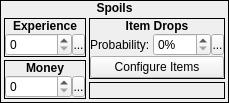
             <widget class="QFrame" name="frame_182">
              <property name="sizePolicy">
               <sizepolicy hsizetype="Fixed" vsizetype="Preferred">
                <horstretch>0</horstretch>
                <verstretch>0</verstretch>
               </sizepolicy>
              </property>
              <property name="frameShape">
               <enum>QFrame::Box</enum>
              </property>
              <property name="frameShadow">
               <enum>QFrame::Plain</enum>
              </property>
              <layout class="QVBoxLayout" name="verticalLayout_312">
               <property name="spacing">
                <number>0</number>
               </property>
               <property name="margin">
                <number>0</number>
               </property>
               <item>
                <widget class="QLabel" name="label_229">
                 <property name="sizePolicy">
                  <sizepolicy hsizetype="Preferred" vsizetype="Fixed">
                   <horstretch>0</horstretch>
                   <verstretch>0</verstretch>
                  </sizepolicy>
                 </property>
                 <property name="font">
                  <font>
                   <weight>75</weight>
                   <bold>true</bold>
                  </font>
                 </property>
                 <property name="text">
                  <string>Spoils</string>
                 </property>
                 <property name="alignment">
                  <set>Qt::AlignCenter</set>
                 </property>
                </widget>
               </item>
               <item>
                <widget class="QWidget" name="widget_190" native="true">
                 <layout class="QHBoxLayout" name="horizontalLayout_157">
                  <property name="spacing">
                   <number>3</number>
                  </property>
                  <property name="margin">
                   <number>3</number>
                  </property>
                  <item>
                   <widget class="QWidget" name="widget_203" native="true">
                    <property name="sizePolicy">
                     <sizepolicy hsizetype="Fixed" vsizetype="Preferred">
                      <horstretch>0</horstretch>
                      <verstretch>0</verstretch>
                     </sizepolicy>
                    </property>
                    <layout class="QVBoxLayout" name="verticalLayout_317">
                     <property name="spacing">
                      <number>3</number>
                     </property>
                     <property name="margin">
                      <number>0</number>
                     </property>
                     <item>
                      <widget class="QFrame" name="frame_183">
                       <property name="frameShape">
                        <enum>QFrame::Box</enum>
                       </property>
                       <property name="frameShadow">
                        <enum>QFrame::Plain</enum>
                       </property>
                       <layout class="QVBoxLayout" name="verticalLayout_313">
                        <property name="spacing">
                         <number>0</number>
                        </property>
                        <property name="margin">
                         <number>0</number>
                        </property>
                        <item>
                         <widget class="QLabel" name="label_230">
                          <property name="sizePolicy">
                           <sizepolicy hsizetype="Preferred" vsizetype="Fixed">
                            <horstretch>0</horstretch>
                            <verstretch>0</verstretch>
                           </sizepolicy>
                          </property>
                          <property name="font">
                           <font>
                            <weight>75</weight>
                            <bold>true</bold>
                           </font>
                          </property>
                          <property name="text">
                           <string>Experience</string>
                          </property>
                          <property name="alignment">
                           <set>Qt::AlignCenter</set>
                          </property>
                         </widget>
                        </item>
                        <item>
                         <widget class="QWidget" name="widget_191" native="true">
                          <layout class="QHBoxLayout" name="horizontalLayout_154">
                           <property name="spacing">
                            <number>0</number>
                           </property>
                           <property name="margin">
                            <number>0</number>
                           </property>
                           <item>
                            <widget class="QSpinBox" name="sbExperience">
                             <property name="maximum">
                              <number>9999999</number>
                             </property>
                             <property name="value">
                              <number>0</number>
                             </property>
                            </widget>
                           </item>
                           <item>
                            <widget class="SpinBoxSideButton" name="bExperienceSideButton">
                             <property name="minimumSize">
                              <size>
                               <width>13</width>
                               <height>21</height>
                              </size>
                             </property>
                             <property name="maximumSize">
                              <size>
                               <width>13</width>
                               <height>21</height>
                              </size>
                             </property>
                             <property name="text">
                              <string>...</string>
                             </property>
                             <property name="icon">
                              <iconset resource="gui_icons.qrc">
                               <normaloff>:/icons/spinBoxSideButton.png</normaloff>:/icons/spinBoxSideButton.png</iconset>
                             </property>
                            </widget>
                           </item>
                          </layout>
                         </widget>
                        </item>
                       </layout>
                      </widget>
                     </item>
                     <item>
                      <widget class="QFrame" name="frame_184">
                       <property name="frameShape">
                        <enum>QFrame::Box</enum>
                       </property>
                       <property name="frameShadow">
                        <enum>QFrame::Plain</enum>
                       </property>
                       <layout class="QVBoxLayout" name="verticalLayout_314">
                        <property name="spacing">
                         <number>0</number>
                        </property>
                        <property name="margin">
                         <number>0</number>
                        </property>
                        <item>
                         <widget class="QLabel" name="label_231">
                          <property name="sizePolicy">
                           <sizepolicy hsizetype="Preferred" vsizetype="Fixed">
                            <horstretch>0</horstretch>
                            <verstretch>0</verstretch>
                           </sizepolicy>
                          </property>
                          <property name="font">
                           <font>
                            <weight>75</weight>
                            <bold>true</bold>
                           </font>
                          </property>
                          <property name="text">
                           <string>Money</string>
                          </property>
                          <property name="alignment">
                           <set>Qt::AlignCenter</set>
                          </property>
                         </widget>
                        </item>
                        <item>
                         <widget class="QWidget" name="widget_192" native="true">
                          <layout class="QHBoxLayout" name="horizontalLayout_155">
                           <property name="spacing">
                            <number>0</number>
                           </property>
                           <property name="margin">
                            <number>0</number>
                           </property>
                           <item>
                            <widget class="QSpinBox" name="sbMoney">
                             <property name="maximum">
                              <number>999999</number>
                             </property>
                            </widget>
                           </item>
                           <item>
                            <widget class="SpinBoxSideButton" name="bMoneySideButton">
                             <property name="minimumSize">
                              <size>
                               <width>13</width>
                               <height>21</height>
                              </size>
                             </property>
                             <property name="maximumSize">
                              <size>
                               <width>13</width>
                               <height>21</height>
                              </size>
                             </property>
                             <property name="text">
                              <string>...</string>
                             </property>
                             <property name="icon">
                              <iconset resource="gui_icons.qrc">
                               <normaloff>:/icons/spinBoxSideButton.png</normaloff>:/icons/spinBoxSideButton.png</iconset>
                             </property>
                            </widget>
                           </item>
                          </layout>
                         </widget>
                        </item>
                       </layout>
                      </widget>
                     </item>
                    </layout>
                   </widget>
                  </item>
                  <item>
                   <widget class="QWidget" name="widget_211" native="true">
                    <layout class="QVBoxLayout" name="verticalLayout_335">
                     <property name="spacing">
                      <number>3</number>
                     </property>
                     <property name="margin">
                      <number>0</number>
                     </property>
                     <item>
                      <widget class="QFrame" name="frame_185">
                       <property name="sizePolicy">
                        <sizepolicy hsizetype="Fixed" vsizetype="Preferred">
                         <horstretch>0</horstretch>
                         <verstretch>0</verstretch>
                        </sizepolicy>
                       </property>
                       <property name="frameShape">
                        <enum>QFrame::Box</enum>
                       </property>
                       <property name="frameShadow">
                        <enum>QFrame::Plain</enum>
                       </property>
                       <layout class="QVBoxLayout" name="verticalLayout_315">
                        <property name="spacing">
                         <number>0</number>
                        </property>
                        <property name="margin">
                         <number>0</number>
                        </property>
                        <item>
                         <widget class="QLabel" name="label_232">
                          <property name="sizePolicy">
                           <sizepolicy hsizetype="Preferred" vsizetype="Fixed">
                            <horstretch>0</horstretch>
                            <verstretch>0</verstretch>
                           </sizepolicy>
                          </property>
                          <property name="font">
                           <font>
                            <weight>75</weight>
                            <bold>true</bold>
                           </font>
                          </property>
                          <property name="text">
                           <string>Item Drops</string>
                          </property>
                          <property name="alignment">
                           <set>Qt::AlignCenter</set>
                          </property>
                         </widget>
                        </item>
                        <item>
                         <widget class="QWidget" name="widget_193" native="true">
                          <layout class="QVBoxLayout" name="verticalLayout_316">
                           <property name="spacing">
                            <number>0</number>
                           </property>
                           <property name="margin">
                            <number>0</number>
                           </property>
                           <item>
                            <widget class="QWidget" name="widget_194" native="true">
                             <property name="sizePolicy">
                              <sizepolicy hsizetype="Preferred" vsizetype="Preferred">
                               <horstretch>0</horstretch>
                               <verstretch>0</verstretch>
                              </sizepolicy>
                             </property>
                             <layout class="QHBoxLayout" name="horizontalLayout_172">
                              <property name="spacing">
                               <number>3</number>
                              </property>
                              <property name="margin">
                               <number>0</number>
                              </property>
                              <item>
                               <widget class="QLabel" name="label_233">
                                <property name="sizePolicy">
                                 <sizepolicy hsizetype="Preferred" vsizetype="Preferred">
                                  <horstretch>0</horstretch>
                                  <verstretch>0</verstretch>
                                 </sizepolicy>
                                </property>
                                <property name="text">
                                 <string>Probability:</string>
                                </property>
                               </widget>
                              </item>
                              <item>
                               <layout class="QHBoxLayout" name="horizontalLayout_156">
                                <property name="spacing">
                                 <number>0</number>
                                </property>
                                <item>
                                 <widget class="QSpinBox" name="sbItemProbability">
                                  <property name="suffix">
                                   <string>%</string>
                                  </property>
                                  <property name="maximum">
                                   <number>100</number>
                                  </property>
                                 </widget>
                                </item>
                                <item>
                                 <widget class="SpinBoxSideButton" name="bItemProbabilitySideButton">
                                  <property name="minimumSize">
                                   <size>
                                    <width>13</width>
                                    <height>21</height>
                                   </size>
                                  </property>
                                  <property name="maximumSize">
                                   <size>
                                    <width>13</width>
                                    <height>21</height>
                                   </size>
                                  </property>
                                  <property name="text">
                                   <string>...</string>
                                  </property>
                                  <property name="icon">
                                   <iconset resource="gui_icons.qrc">
                                    <normaloff>:/icons/spinBoxSideButton.png</normaloff>:/icons/spinBoxSideButton.png</iconset>
                                  </property>
                                 </widget>
                                </item>
                               </layout>
                              </item>
                             </layout>
                            </widget>
                           </item>
                           <item>
                            <widget class="QPushButton" name="bConfigureItems">
                             <property name="text">
                              <string>Configure Items</string>
                             </property>
                             <property name="icon">
                              <iconset resource="gui_icons.qrc">
                               <normaloff>:/icons/configure.png</normaloff>:/icons/configure.png</iconset>
                             </property>
                            </widget>
                           </item>
                          </layout>
                         </widget>
                        </item>
                       </layout>
                      </widget>
                     </item>
                     <item>
                      <widget class="QFrame" name="frame_197">
                       <property name="sizePolicy">
                        <sizepolicy hsizetype="Preferred" vsizetype="Expanding">
                         <horstretch>0</horstretch>
                         <verstretch>0</verstretch>
                        </sizepolicy>
                       </property>
                       <property name="frameShape">
                        <enum>QFrame::Box</enum>
                       </property>
                       <property name="frameShadow">
                        <enum>QFrame::Plain</enum>
                       </property>
                      </widget>
                     </item>
                    </layout>
                   </widget>
                  </item>
                 </layout>
                </widget>
               </item>
              </layout>
             </widget>
